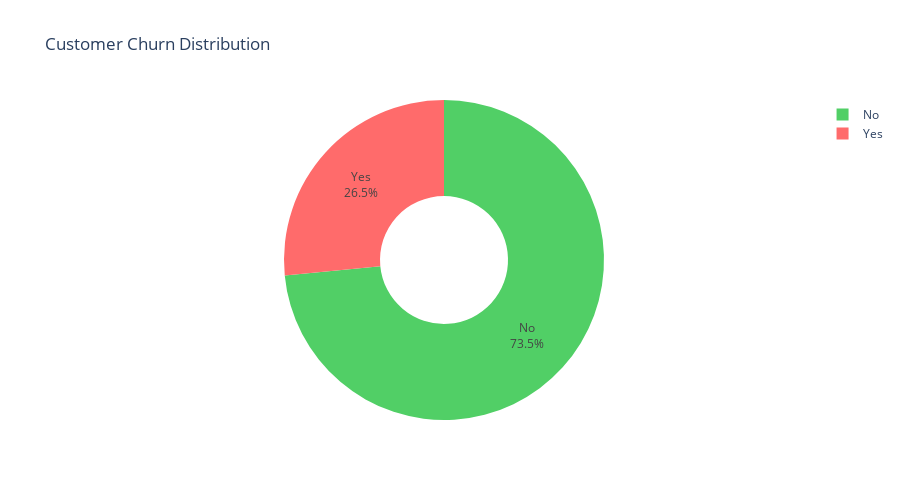

Notebook code for this chart:
### Markdown cell above
## Visualization - Churn Distribution

### Code cell
fig = px.pie(df, names='Churn', 
             title='Customer Churn Distribution',
             color='Churn',
             color_discrete_map={'Yes': '#ff6b6b', 'No': '#51cf66'},
             hole=0.4)

fig.update_traces(textposition='inside', textinfo='percent+label')
fig.update_layout(height=500)
fig.show()

### Figure 1 — Plotly figure (JSON) as saved in the notebook; plotly's stock layout.template omitted (floating-point values rounded to 4 significant figures; data arrays with more than 128 entries replaced by an {"elided": "..."} marker saying what was removed)
{"data": [{"customdata": {"elided": "7043x1 str values"}, "domain": {"x": [0, 1], "y": [0, 1]}, "hole": 0.4, "hovertemplate": "Churn=%{customdata[0]}<extra></extra>", "labels": {"elided": "7043 str values"}, "legendgroup": "", "marker": {"colors": {"elided": "7043 str values"}}, "name": "", "showlegend": true, "textinfo": "percent+label", "textposition": "inside", "type": "pie"}], "layout": {"height": 500, "legend": {"tracegroupgap": 0}, "title": {"text": "Customer Churn Distribution"}}}
